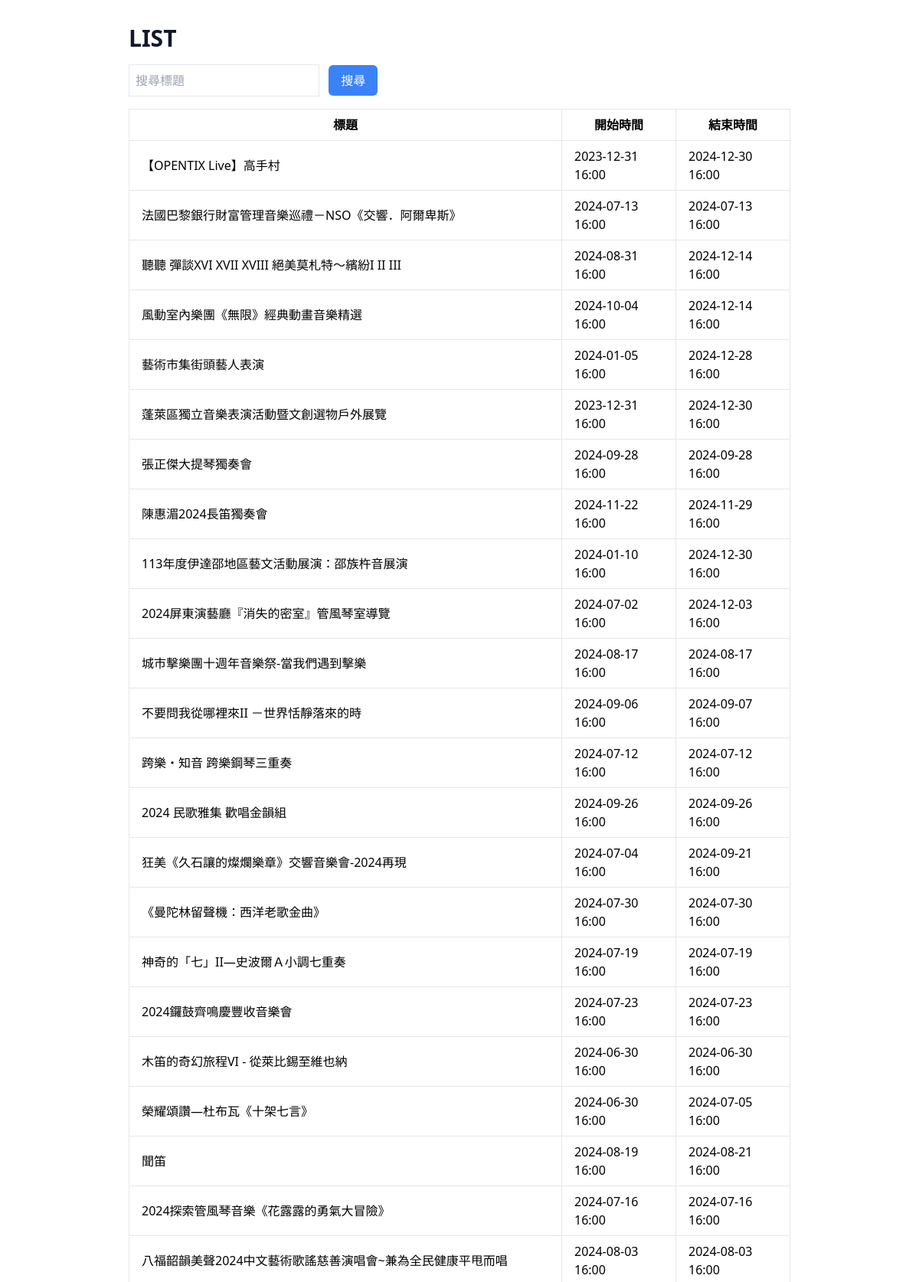
The page /operation (upper part) on the database its author committed.
### apps/models.py (models this page shows, shortened)
class MusicEvent(models.Model):
    version = models.CharField(max_length=100)
    uid = models.CharField(max_length=100, unique=True)
    title = models.CharField(max_length=255)
    category = models.CharField(max_length=100)
    show_unit = models.ForeignKey(Unit, related_name="show_unit", on_delete=models.CASCADE)
    description_filter_html = models.TextField()
    discount_info = models.TextField()
    image_url = models.URLField(max_length=500)
    master_unit = models.ForeignKey(Unit, related_name="master_unit", on_delete=models.CASCADE)
    sub_unit = models.ForeignKey(Unit, related_name="sub_unit", null=True, blank=True, on_delete=models.CASCADE)
    support_unit = models.ForeignKey(Unit, related_name="support_unit", null=True, blank=True, on_delete=models.CASCADE)
    other_unit = models.ForeignKey(Unit, related_name="other_unit", null=True, blank=True, on_delete=models.CASCADE)
    web_sales = models.ForeignKey(WebSales, on_delete=models.CASCADE)
    source_web_promote = models.URLField(max_length=500, null=True, blank=True)
    comment = models.TextField(null=True, blank=True)
    edit_modify_date = models.DateTimeField()
    source_web_name = models.CharField(max_length=255)
    start_date = models.DateTimeField()
    end_date = models.DateTimeField()
    hit_rate = models.IntegerField()
    show_info = models.TextField()
    time = models.CharField(max_length=100)
    location = models.ForeignKey(Location, on_delete=models.CASCADE)
    locationName = models.CharField(max_length=100)
    on_sales = models.BooleanField()
    price = models.CharField(max_length=255)
    end_time = models.DateTimeField()

### apps/views.py (the view)
# urls.py: path('operation', views.operation, name="operation"),
def operation(req):
    search_query = req.GET.get('search', '')
    if search_query:
        music_events = MusicEvent.objects.filter(title__icontains=search_query)
    else:
        music_events = MusicEvent.objects.all()
    return render(req, "operation.html", {"musicEvents": music_events})

### templates/operation.html (shortened to what this page needs)
{% extends 'layouts/base.html' %}
{% block content %}
<div class="max-w-4xl mx-auto px-4 py-8">
    <h1 class="text-3xl font-bold text-gray-900 mb-4">LIST</h1>
    <form method="GET" class="my-4">
        <input type="text" name="search" placeholder="搜尋標題" class="border p-2">
        <button type="submit" class="bg-blue-500 hover:bg-blue-600 text-white px-4 py-2 rounded-md ml-2">搜尋</button>
    </form>
    <div class="overflow-x-auto">
        <table class="min-w-full bg-white border border-gray-200">
            <thead>
                <tr>
                    <th class="px-4 py-2 border">標題</th>
                    <th class="px-4 py-2 border">開始時間</th>
                    <th class="px-4 py-2 border">結束時間</th>
                </tr>
            </thead>
            <tbody>
                {% for musicEvent in musicEvents %}
                <tr class="border-t">
                    <td class="px-4 py-2 border">{{ musicEvent.title }}</td>
                    <td class="px-4 py-2 border">{{ musicEvent.start_date|date:"Y-m-d H:i" }}</td>
                    <td class="px-4 py-2 border">{{ musicEvent.end_date|date:"Y-m-d H:i" }}</td>
                </tr>
                {% endfor %}
            </tbody>
        </table>
    </div>
</div>
{% endblock content %}

### templates/layouts/base.html (shortened to what this page needs)
{% load static %}
<!DOCTYPE html>
<html lang="en">
<head>
    <link rel="stylesheet" href="{% static 'output.css' %}">
</head>
<body>
    {% block content %}
    {% endblock %}
</body>
</html>

### rows shown on the page
MusicEvent: title "【OPENTIX Live】高手村", start_date "2023-12-31 16:00", end_date "2024-12-30 16:00"
MusicEvent: title "法國巴黎銀行財富管理音樂巡禮－NSO《交響．阿爾卑斯》", start_date "2024-07-13 16:00", end_date "2024-07-13 16:00"
MusicEvent: title "聽聽 彈談XVI XVII XVIII 絕美莫札特～繽紛I II III", start_date "2024-08-31 16:00", end_date "2024-12-14 16:00"
MusicEvent: title "風動室內樂團《無限》經典動畫音樂精選", start_date "2024-10-04 16:00", end_date "2024-12-14 16:00"
MusicEvent: title "藝術市集街頭藝人表演", start_date "2024-01-05 16:00", end_date "2024-12-28 16:00"
MusicEvent: title "蓬萊區獨立音樂表演活動暨文創選物戶外展覽", start_date "2023-12-31 16:00", end_date "2024-12-30 16:00"
MusicEvent: title "張正傑大提琴獨奏會", start_date "2024-09-28 16:00", end_date "2024-09-28 16:00"
MusicEvent: title "陳惠湄2024長笛獨奏會", start_date "2024-11-22 16:00", end_date "2024-11-29 16:00"
MusicEvent: title "113年度伊達邵地區藝文活動展演：邵族杵音展演", start_date "2024-01-10 16:00", end_date "2024-12-30 16:00"
MusicEvent: title "2024屏東演藝廳『消失的密室』管風琴室導覽", start_date "2024-07-02 16:00", end_date "2024-12-03 16:00"
MusicEvent: title "城市擊樂團十週年音樂祭-當我們遇到擊樂", start_date "2024-08-17 16:00", end_date "2024-08-17 16:00"
MusicEvent: title "不要問我從哪裡來II －世界恬靜落來的時", start_date "2024-09-06 16:00", end_date "2024-09-07 16:00"
MusicEvent: title "跨樂・知音 跨樂鋼琴三重奏", start_date "2024-07-12 16:00", end_date "2024-07-12 16:00"
MusicEvent: title "2024 民歌雅集 歡唱金韻組", start_date "2024-09-26 16:00", end_date "2024-09-26 16:00"
MusicEvent: title "狂美《久石讓的燦爛樂章》交響音樂會-2024再現", start_date "2024-07-04 16:00", end_date "2024-09-21 16:00"
MusicEvent: title "《曼陀林留聲機：西洋老歌金曲》", start_date "2024-07-30 16:00", end_date "2024-07-30 16:00"
MusicEvent: title "神奇的「七」II—史波爾Ａ小調七重奏", start_date "2024-07-19 16:00", end_date "2024-07-19 16:00"
MusicEvent: title "2024鑼鼓齊鳴慶豐收音樂會", start_date "2024-07-23 16:00", end_date "2024-07-23 16:00"
MusicEvent: title "木笛的奇幻旅程VI - 從萊比錫至維也納", start_date "2024-06-30 16:00", end_date "2024-06-30 16:00"
MusicEvent: title "榮耀頌讚—杜布瓦《十架七言》", start_date "2024-06-30 16:00", end_date "2024-07-05 16:00"
MusicEvent: title "聞笛", start_date "2024-08-19 16:00", end_date "2024-08-21 16:00"
MusicEvent: title "2024探索管風琴音樂《花露露的勇氣大冒險》", start_date "2024-07-16 16:00", end_date "2024-07-16 16:00"
MusicEvent: title "八福韶韻美聲2024中文藝術歌謠慈善演唱會~兼為全民健康平甩而唱", start_date "2024-08-03 16:00", end_date "2024-08-03 16:00"
